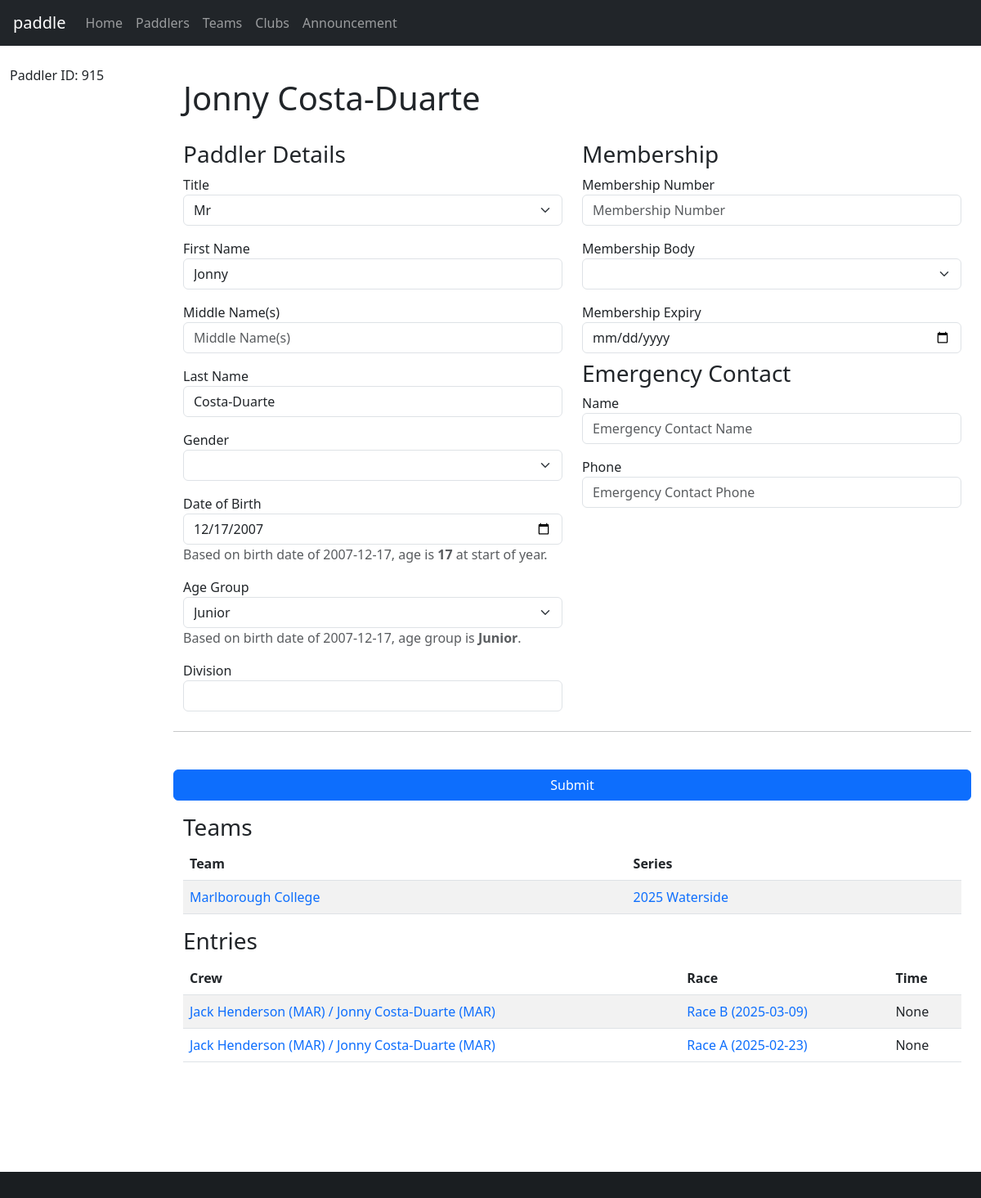
Page /paddler/915 (signed in) on the earlier database version.
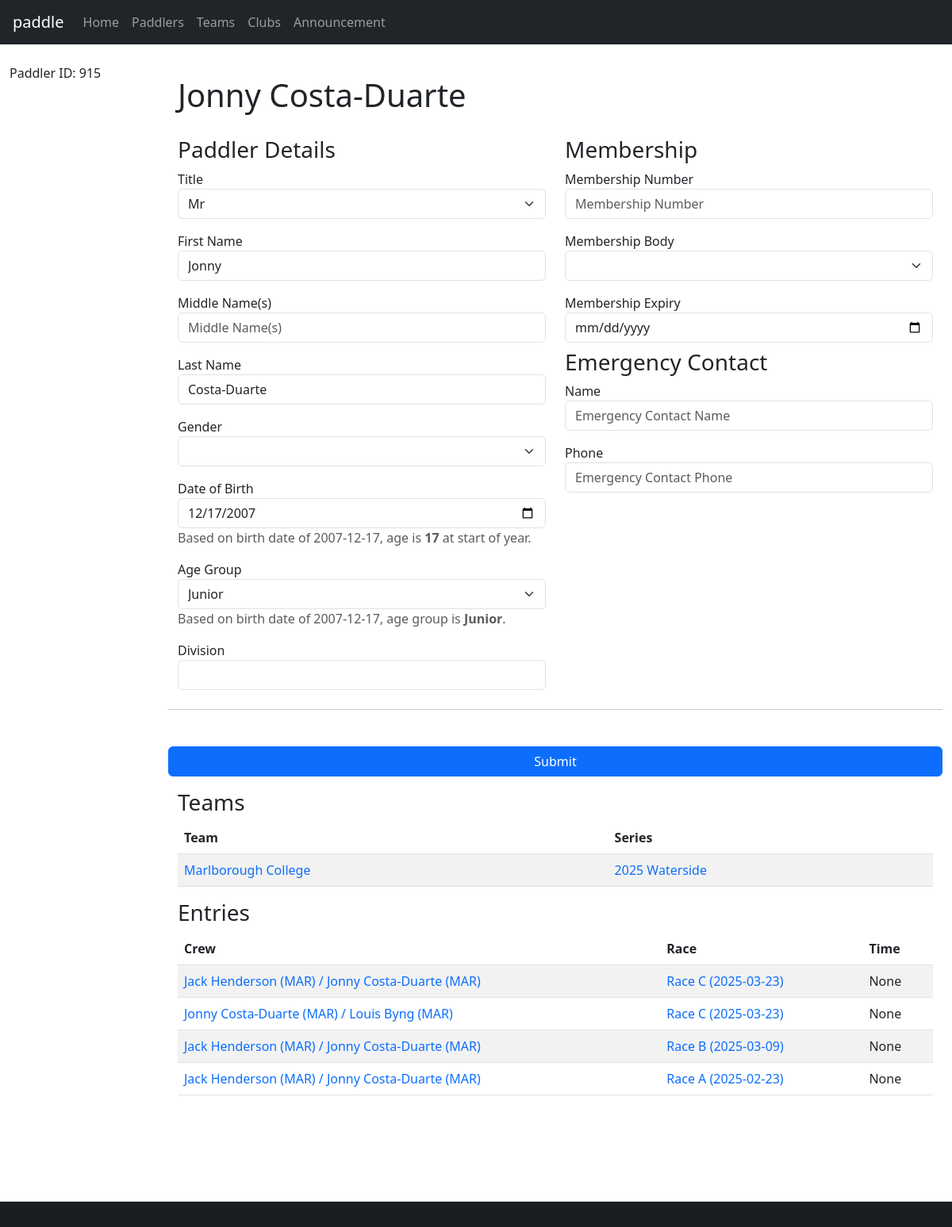
Same page on the later database version.
### database/database/team.py (models this page shows, shortened)
class Team(Base):
    __tablename__ = "team"
    __table_args__ = (
        UniqueConstraint("name", "series_id", name="uq_team_name_series"),
    )
    id = Column(Integer, primary_key=True)
    name = Column(String)
    team_type_id = Column(Integer, ForeignKey(TeamType.id), nullable=False)
    series_id = Column(Integer, ForeignKey(Series.id), index=True, nullable=False)
    type = relationship(TeamType, backref="teams")
    series = relationship(Series, backref="teams", lazy="joined")
    paddlers = relationship("Paddler", secondary="team_paddler", back_populates="teams")

### database/database/series.py (models this page shows, shortened)
class Series(Base):
    __tablename__ = "series"
    id = Column(Integer, primary_key=True)
    name = Column(String)
    def __str__(self):
        return self.name

### database/database/crew.py (models this page shows, shortened)
class Crew(Base):
    __tablename__ = "crew"
    id = Column(Integer, primary_key=True)
    paddler_id = Column(Integer, ForeignKey(Paddler.id), index=True)
    club_id = Column(String(3), ForeignKey(Club.id), index=True)
    entry_id = Column(Integer, ForeignKey(Entry.id), index=True)
    services = Column(Boolean, server_default=expression.false())
    due = Column(Numeric)
    paid = Column(Numeric)
    paddler = relationship(Paddler, backref="crews", lazy="joined")
    club = relationship("Club", backref="crews", lazy="joined")
    entry = relationship(Entry, lazy="joined", overlaps="crews")
    def __repr__(self):
        club_id = f"{self.club.id}" if self.club else "None"
        entry_id = f"{self.entry.id}" if self.entry else "None"
        return f"Crew(id={self.id}, name='{self.paddler.name}', club_id={club_id}, entry_id={entry_id})"
    def __str__(self):
        club = f" ({self.club.code})" if self.club and self.club.code else ""
        return f"{self.paddler.name}{club}"

### database/database/club.py (models this page shows, shortened)
class Club(Base):
    __tablename__ = "club"
    id = Column(Integer, primary_key=True)
    name = Column(String)
    code_regex = Column(String())
    services = Column(Boolean, server_default=expression.false())
    @property
    def code(self):
        return self.code_regex.split("|")[0] if self.code_regex else None

### database/database/paddler.py (models this page shows, shortened)
class Paddler(Base):
    __tablename__ = "paddler"
    id = Column(Integer, primary_key=True)
    membership_number = Column(Integer)
    membership_expiry = Column(Date)
    membership_body_id = Column(Integer, ForeignKey(MembershipBody.id))
    division = Column(Integer)
    title = Column(String)
    first = Column(String)
    middle = Column(String)
    last = Column(String)
    gender = Column(String(1))
    suffix = Column(String)
    dob = Column(Date)
    address = Column(String)
    email = Column(String)
    phone = Column(String)
    emergency_name = Column(String)
    emergency_phone = Column(String)
    age_group_id = Column(Integer, ForeignKey(AgeGroup.id), index=True)
    age_group = relationship(AgeGroup, backref="paddlers", lazy="joined")
    membership_body = relationship(MembershipBody, backref="paddlers", lazy="joined")
    teams = relationship("Team", secondary="team_paddler", back_populates="paddlers")
    @hybrid_property
    def name(self):
        return combine_names(self.first, self.middle, self.last)
    def __repr__(self):
        return f"Paddler(id={self.id}, name='{self.name}', division={self.division or '?'})"
    @property
    def age(self):
        newyear = date(date.today().year, 1, 1)
        age = newyear.year - self.dob.year
        if (self.dob.month, self.dob.day) > (newyear.month, newyear.day):
            age -= 1
        return age
    @property
    def age_group_calculated(self):
        age = self.age
        if not age:
            return None
        elif age < 19:
            return "Junior"
        elif age >= 50:
            return "Master"
        elif age >= 35:
            return "Veteran"
        else:
            return "Senior"

### database/database/race.py (models this page shows, shortened)
class Race(Base):
    __tablename__ = "race"
    __table_args__ = (UniqueConstraint("name", "date", name="uq_race_name_date"),)
    id = Column(Integer, primary_key=True)
    name = Column(String, nullable=False)
    date = Column(Date, nullable=False)
    series_id = Column(Integer, ForeignKey(Series.id), index=True)
    time_min_start = Column(String)
    time_max_start = Column(String)
    time_min_finish = Column(String)
    time_max_finish = Column(String)
    time_adjustment = Column(Integer)
    series = relationship(Series, backref="races", lazy="joined")
    def __str__(self):
        return "%s (%s)" % (self.name, self.date)

### database/database/entry.py (models this page shows, shortened)
class Entry(Base):
    __tablename__ = "entry"
    id = Column(Integer, primary_key=True)
    race_id = Column(Integer, ForeignKey(Race.id), index=True)
    category_id = Column(Integer, ForeignKey(Category.id), index=True)
    boat_type = Column(boat_type, index=True)
    entry_number = Column(Integer)
    series_id = Column(Integer, ForeignKey(Series.id), index=True)
    time_start = Column(String)
    time_finish = Column(String)
    time_adjustment = Column(Integer)
    registered = Column(Boolean, default=False, nullable=False)
    retired = Column(Boolean, default=False, nullable=False)
    scratched = Column(Boolean, default=False, nullable=False)
    disqualified = Column(Boolean, default=False, nullable=False)
    note = Column(Text)
    category = relationship(Category, backref="entries", lazy="joined")
    race = relationship(Race, backref="entries", lazy="joined")
    race_number = relationship("Number", secondary="number_entry", uselist=False)
    crews = relationship("Crew", lazy="joined", order_by="Crew.paddler_id")
    def __str__(self):
        names = sorted([str(crew) for crew in self.crews])
        return " / ".join(names)
    @property
    def time(self):
        if self.time_start and self.time_finish:
            time_start = datetime.datetime.strptime(self.time_start, "%H:%M:%S")
            time_finish = datetime.datetime.strptime(self.time_finish, "%H:%M:%S")
            return (
                time_finish
                - time_start
                + datetime.timedelta(seconds=(self.time_adjustment or 0))
            )
        else:
            return None

### paddle/views/paddler.py (the view, shortened to what this page needs)
@blueprint.route("/paddler/<paddler_id>", methods=("GET", "POST"))
@blueprint.route("/paddler/", defaults={"paddler_id": None}, methods=("GET", "POST"))
@login_required
def paddler(paddler_id):
    if paddler_id:
        logging.debug(f"Edit paddler (ID = {paddler_id}).")
        paddler = session.get(db.Paddler, paddler_id)
    else:
        logging.debug("Add paddler.")
        paddler = None
    age_groups = session.query(db.AgeGroup).all()
    membership_bodies = session.query(db.MembershipBody).all()
    if paddler:
        logging.debug(f"* {repr(paddler)}")
        logging.debug("  Crews:")
        for crew in paddler.crews:
            logging.debug(f"    - {repr(crew)}")  # noqa E221
        paddler.crews = sorted(
            paddler.crews, key=lambda c: c.entry.race.date, reverse=True
        )
    return render_template(
        "paddler.j2",
        paddler=paddler,
        age_groups=age_groups,
        membership_bodies=membership_bodies,
    )

### database/database/age_group.py (called while the page is built)
    def __str__(self):
        return self.label

### database/database/paddler.py (called while the page is built)
def combine_names(first, middle, last):
    name = [first, middle, last]
    name = list(filter(lambda item: item is not None, name))
    name = " ".join(name)
    name = name.strip()
    return name

### paddle/__init__.py (called while the page is built)
def factory():
    app = Flask(__name__, static_url_path="")
    app.secret_key = b"8842f61bd2e13ad8285f57a551e2e6cb3521f38740ac0358e74077714eea0c82"
    app.config["TEMPLATES_AUTO_RELOAD"] = True
    app.config["SECRET_KEY"] = os.urandom(24).hex()
    Bootstrap5(app)
    login_manager = LoginManager()
    login_manager.init_app(app)
    @login_manager.user_loader
    def load_user(user_id):
        return session.query(db.User).get(user_id)
    app.config["LOGIN_DISABLED"] = True
    Bcrypt(app)
    app.register_blueprint(blueprint)
    @app.template_filter("timedelta_hours")
    def timedelta_hours(timedelta):
        seconds = timedelta.total_seconds()
        hours = seconds // 3600
        seconds -= hours * 3600
        minutes = seconds // 60
        seconds -= minutes * 60
        return "%02d:%02d:%02d" % (hours, minutes, seconds)
    return app

### paddle/templates/paddler.j2 (shortened to what the changed rows need)
{% extends "base-fluid.j2" %}
{% from "macros.j2" import find_value %}
{% block content %}
<h1>{% if paddler.name %}{{ paddler.name }}{% else %}New Paddler{% endif %}</h1>
{% if paddler.teams %}
<table class="table table-striped">
    <thead>
        <tr>
            <th>Team</th>
            <th>Series</th>
        </tr>
    </thead>
    <tbody>
    {% for team in paddler.teams %}
        <tr>
            <td>
                <a href="{{ url_for('paddle.team', team_id=team.id) }}">{{ team.name }}</a>
            </td>
            <td>
                <a href="{{ url_for('paddle.series', series_id=team.series.id) }}">{{ team.series }}</a>
            </td>
        </tr>
    {% endfor %}
    </tbody>
</table>
{% else %}
No teams.
{% endif %}
<table class="table table-striped">
    <thead>
        <tr>
            <th>Crew</th>
            <th>Race</th>
            <th>Time</th>
        </tr>
    </thead>
    <tbody>
    {% for crew in paddler.crews %}
        <tr>
            <td>
                <a href="{{ url_for('paddle.entry', entry_id=crew.entry.id) }}">{{ crew.entry }}</a>
            </td>
            <td>
                <a href="{{ url_for('paddle.race', race_id=crew.entry.race.id) }}">{{ crew.entry.race }}</a>
            </td>
            <td>
                {{ crew.entry.time }}
            </td>
        </tr>
    {% endfor %}
    </tbody>
</table>
{% endblock %}

Differences in the rows shown:
added Crew: entry "Jack Henderson (MAR) / Jonny Costa-Duarte (MAR)", entry.race "Race C (2025-03-23)", entry.time "None"
added Crew: entry "Jonny Costa-Duarte (MAR) / Louis Byng (MAR)", entry.race "Race C (2025-03-23)", entry.time "None"
